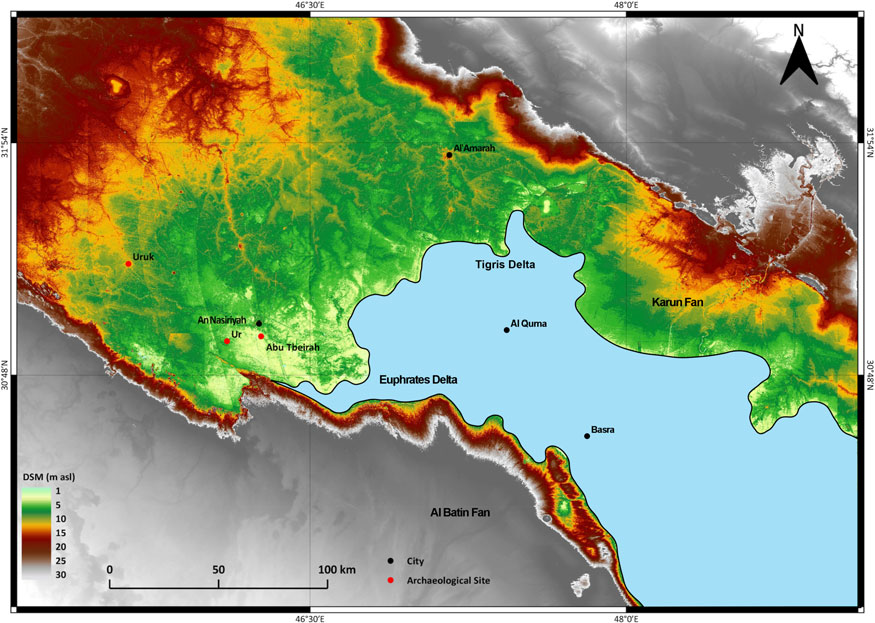
#> input picture docs/data/sources/forti-2022-figure14.jpg, 875 x 623 px
$ python build-palaeogulf.py
#> lines starting #> are read from the running program, lines starting #| are printed output that depends on the picture; after the words box and inside, x2 and y2 are one past the last pixel; in counts of white or black regions, pixels touching at a corner belong together
"""Trace the explicitly suggested Gulf in Forti et al. (2022), Figure 14.

This is a cartographic adaptation of a published reconstruction, not a DEM
threshold, a surveyed coastline, or a precise boundary for all ancient periods.
The retained source figure is CC BY 4.0. Requires numpy, scipy and Pillow.
"""
from pathlib import Path
import hashlib, json
import numpy as np
from PIL import Image
from scipy.ndimage import label, binary_fill_holes

ROOT=Path(__file__).resolve().parents[1]; D=ROOT/'docs/data'
source=D/'sources/forti-2022-figure14.jpg'
rgb=np.asarray(Image.open(source).convert('RGB'),dtype=np.int16)
r,g,b=rgb[:,:,0],rgb[:,:,1],rgb[:,:,2]
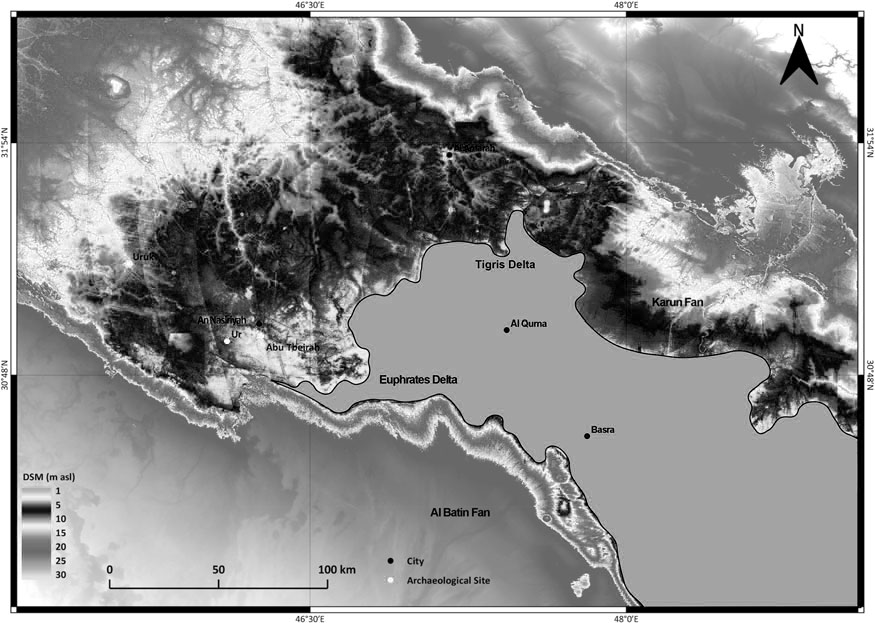
#> r: shape (623, 875) int16; min 0, max 255, mean 143.8
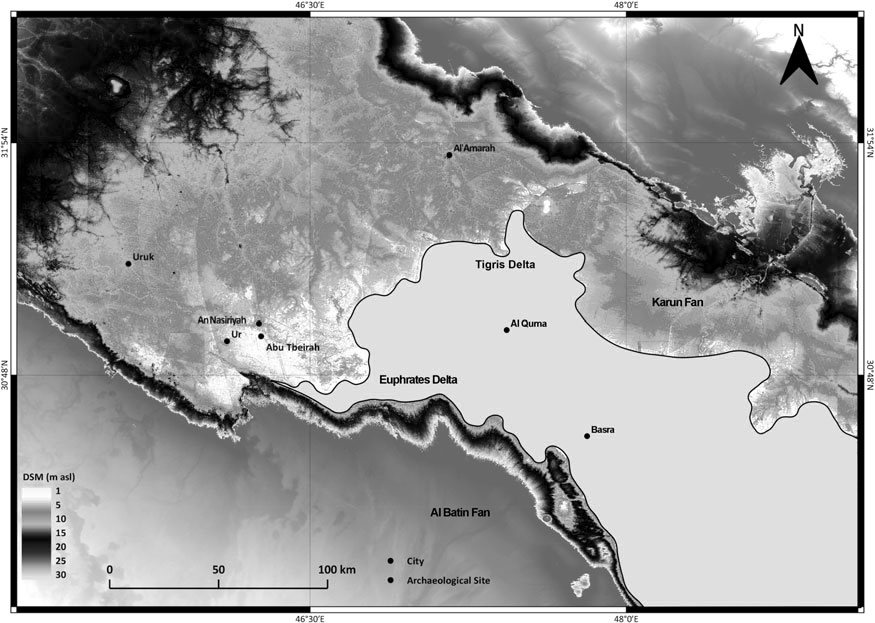
#> g: shape (623, 875) int16; min 0, max 255, mean 157
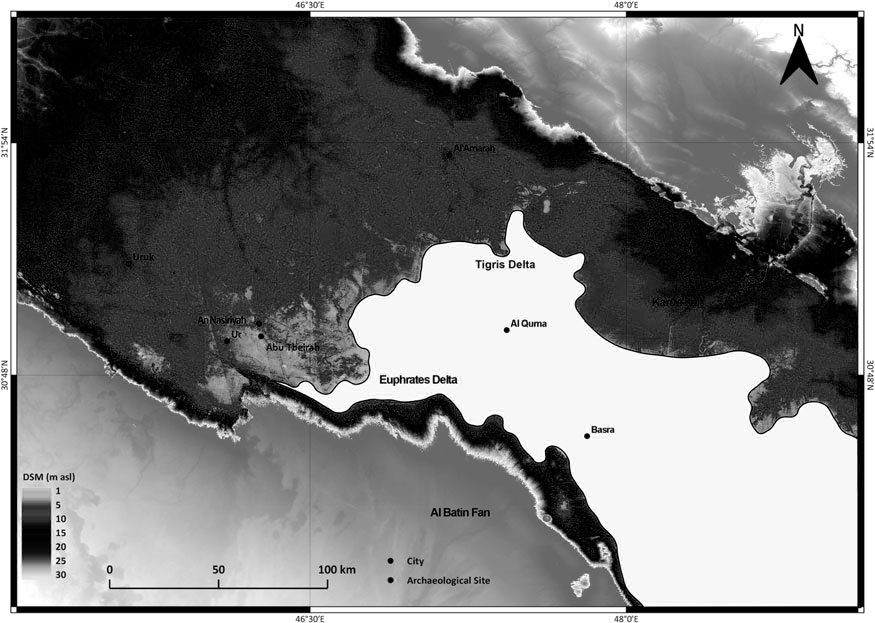
#> b: shape (623, 875) int16; min 0, max 255, mean 124.7
water=(b>195)&(g>170)&(r>95)&(g-r>18)&(b-g>8)
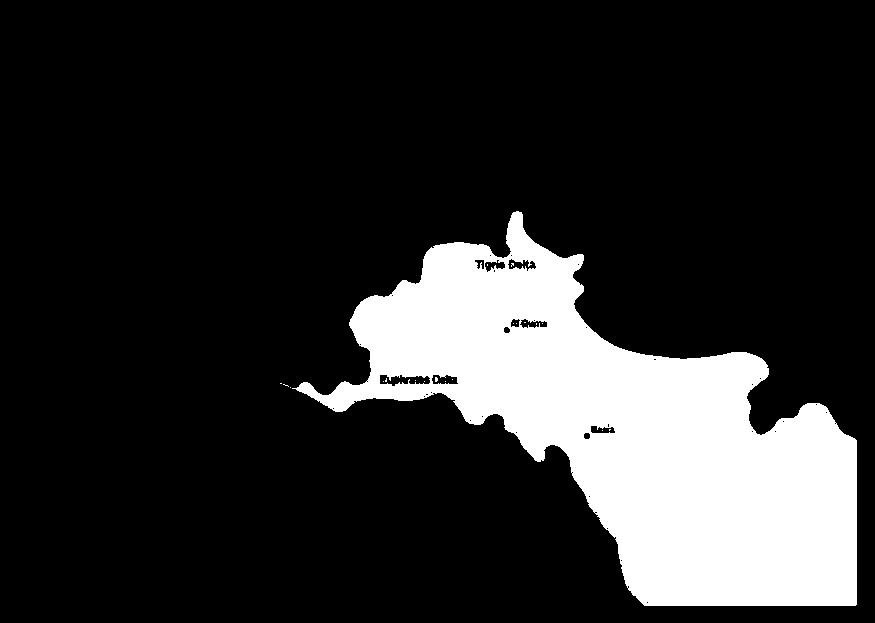
#> water: shape (623, 875) bool; 17.5% white; 20 white regions (19 under 20 px), largest, box (x1, y1, x2, y2) and area: (292, 211, 857, 606) 95557
# The frame itself is not a shore. Keep the source drawing's interior only.
domain=np.zeros(water.shape,bool); domain[17:607,16:858]=True
components,n=label(water&domain)
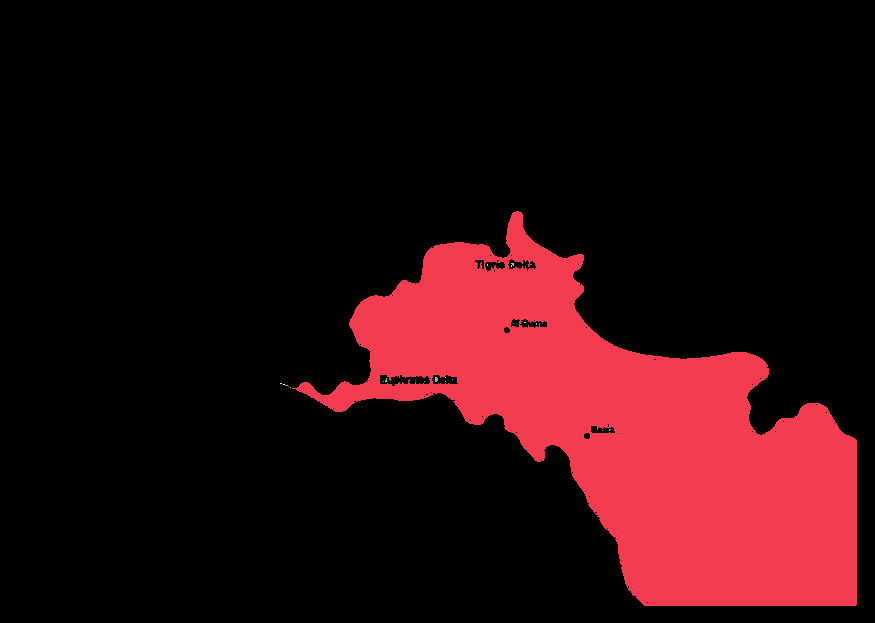
#> components: shape (623, 875) int32; 25 distinct labels, from 0 to 24; one colour per label, 0 black
#> n = 24
counts=np.bincount(components.ravel()); counts[0]=0
#> after `counts = np.bincount(components.ravel())`: counts = 25 values, max 449514 at index 0, min 1 at index 6, mean 21805
sea=binary_fill_holes(components==counts.argmax())&domain
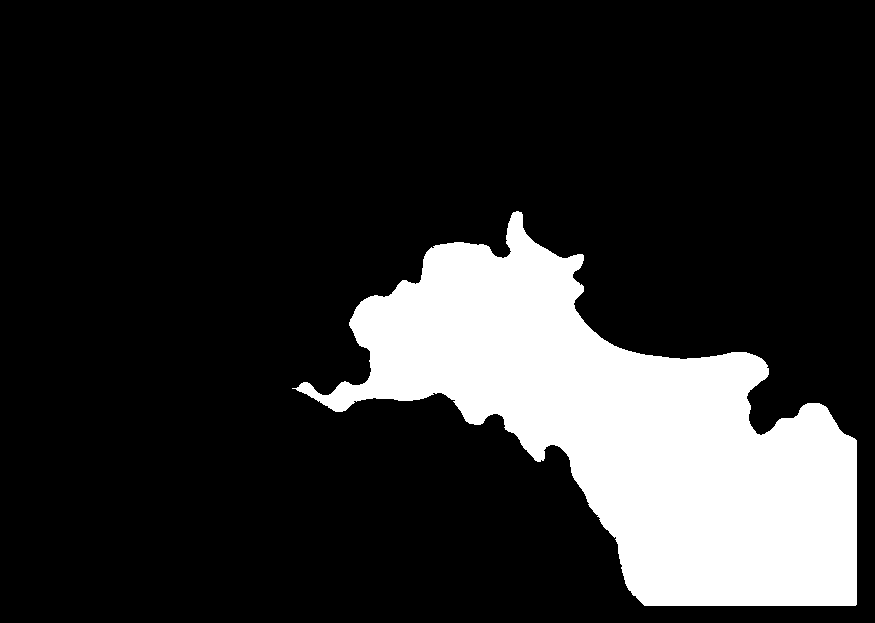
#> sea: shape (623, 875) bool; 17.8% white; 1 white region, box (x1, y1, x2, y2) and area: (292, 211, 857, 606) 96878
assert 80000<sea.sum()<200000
# Exact pixel-edge polygonization; no invented small-scale shore detail.
edges={}
for y,x in np.argwhere(sea):
    for outside,a,z in [
        (y==0 or not sea[y-1,x],(x,y),(x+1,y)),
        (x==sea.shape[1]-1 or not sea[y,x+1],(x+1,y),(x+1,y+1)),
        (y==sea.shape[0]-1 or not sea[y+1,x],(x+1,y+1),(x,y+1)),
        (x==0 or not sea[y,x-1],(x,y+1),(x,y)),
    ]:
        if outside:
            assert a not in edges, 'Ambiguous diagonal boundary'
            edges[a]=z
#> this loop made 96878 passes
#> (y, x) on passes 1 to 3: (211, 516), (211, 517), (211, 518)
#> after the loop, edges = 2374 items
start=min(edges); pixel_ring=[start]; cursor=start
#> after `start = min(edges)`: start = (292, 388)
#> after `pixel_ring = [start]`: pixel_ring = [(292, 388)]
#> after `cursor = start`: cursor = (292, 388)
while True:
    cursor=edges[cursor];pixel_ring.append(cursor)
    if cursor==start:break
    assert len(pixel_ring)<=len(edges)+1
#> this loop made 2374 passes
#> cursor on passes 1 to 3: (293, 388), (294, 388), (295, 388)
#> after the loop, pixel_ring = 2375 pairs, first value 292 to 857, second value 211 to 606
assert len(pixel_ring)==len(edges)+1

# Two labelled graticules per axis in the original 875 x 623 figure.
# Their affine geographic calibration is independently checked on Ur / Uruk.
def geo(p):
    x,y=p
    return [46.5+(float(x)-310)*1.5/316,31.9-(float(y)-143)*1.1/232]
ring=[geo(p) for p in pixel_ring]
#> ring = 2375 pairs, first value 46.41 to 49.1, second value 29.7 to 31.58
# Separate the real drawn boundary from the figure's right/bottom crop edges.
segments=[]; current=[]
for a,z in zip(pixel_ring[:-1],pixel_ring[1:]):
    crop=(min(a[0],z[0])>=855 or min(a[1],z[1])>=605)
    if not crop:
        if not current:current=[geo(a)]
        current.append(geo(z))
    elif current:
        segments.append(current);current=[]
#> this loop made 2374 passes
#> a on pass 1: (292, 388)
#> a on passes 2 to 7: (293, 388), (294, 388), (295, 388), (296, 388), (297, 388), (297, 387)
#> after the loop, current = 701 pairs, first value 46.41 to 48.08, second value 29.71 to 30.74; segments = 1 item
if current:segments.append(current)
properties={
 'source':'Forti et al. (2022), Quaternary Research 110, 165–183, Figure 14',
 'doi':'https://doi.org/10.1017/qua.2022.22',
 'periodAsPublished':'5000–4000 years ago',
 'claim':'Suggested position of the Persian Gulf coastline',
 'precision':'Approximate cartographic reconstruction; source pixels about 450–530 m. Not a surveyed or universally accepted shoreline.',
 'license':'CC BY 4.0; adapted from the source figure; original copyright University of Washington, 2022',
}
fc={'type':'FeatureCollection','features':[
 {'type':'Feature','properties':dict(properties,role='suggested-water-area'),'geometry':{'type':'Polygon','coordinates':[ring]}},
 {'type':'Feature','properties':dict(properties,role='suggested-shore'),'geometry':{'type':'MultiLineString','coordinates':segments}},
]}
target=D/'palaeogulf.geojson';target.write_text(json.dumps(fc,separators=(',',':'))+'\n','utf8')
sha=lambda path:hashlib.sha256(path.read_bytes()).hexdigest()
checks=[]
#> (the run stopped early here; a loop or call above may not have finished)
